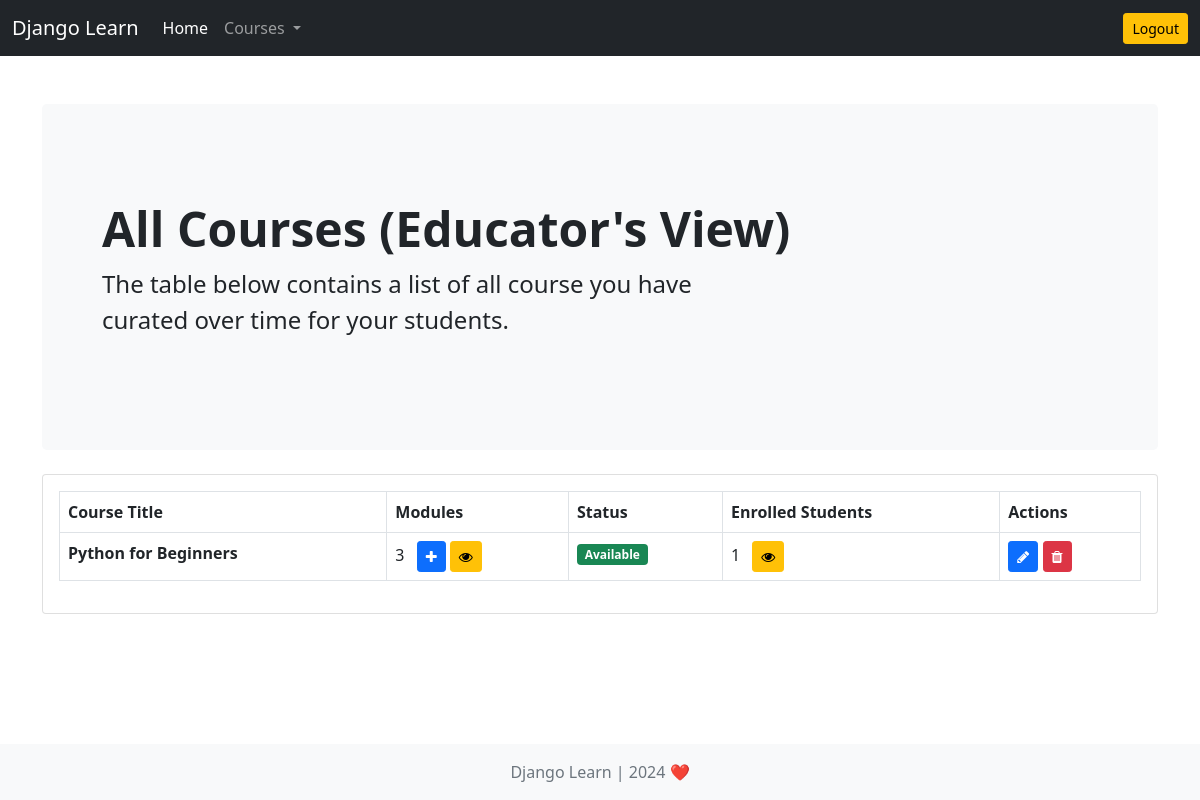
The page /course/all-courses-educator/ (signed in) on the database its author committed.
### course/models.py (models this page shows, shortened)
class Course(models.Model):
    author = models.ForeignKey(User, on_delete=models.DO_NOTHING, null=True)
    title = models.CharField(max_length=100)
    description = models.TextField()
    date_published = models.DateTimeField(auto_now_add=True)
    is_available = models.BooleanField(default=True)

### django_project/decorator.py (the view)
    def wrapper(request, *args, **kwargs):
        user = User.objects.get(id=request.user.id)
        if not user.is_educator:
            messages.warning(request, 'Permission Denied. You are not allowed in there!')
            return redirect('dashboard')
        response = view_func(request, *args, **kwargs)
        return response

### course/views.py (called while the page is built)
@login_required
@only_educator
def all_courses_educator(request):
    courses = Course.objects.all()
    context = {'courses':courses}
    return render(request, 'course/all_courses_educator.html', context)

### django_project/decorator.py (called while the page is built)
def only_educator(view_func):
    def wrapper(request, *args, **kwargs):
        user = User.objects.get(id=request.user.id)
        if not user.is_educator:
            messages.warning(request, 'Permission Denied. You are not allowed in there!')
            return redirect('dashboard')
        response = view_func(request, *args, **kwargs)
        return response
    return wrapper

### templates/course/all_courses_educator.html
{% extends 'base.html' %}
{% load widget_tweaks %}
{% block content %}
<div class="p-5 mb-4 bg-light rounded-3">
    <div class="container-fluid py-5">
        <h1 class="display-5 fw-bold">All Courses (Educator's View)</h1>
        <p class="col-md-8 fs-4">
            The table below contains a list of all course you have curated over time for your students.
        </p>
    </div>
</div>
<div>
    <div class="card">
        <div class="card-body">
            <table class="table table-bordered">
                <thead>
                    <tr>
                        <th scope="col">Course Title</th>
                        <th scope="col">Modules</th>
                        <th scope="col">Status</th>
                        <th scope="col">Enrolled Students</th>
                        <th scope="col">Actions</th>
                    </tr>
                </thead>
                <tbody>
                    {% for course in courses %}
                    <tr>
                        <th>{{course.title}}</th>
                        <td>{{course.module_set.all.count}}
                            <a href="{% url 'add-module' course.pk %}" class="btn btn-primary btn-sm ms-2"><i class="fa fa-plus"></i></a>
                            <a href="{% url 'modules-per-course' course.pk %}" class="btn btn-warning btn-sm"><i class="fa fa-eye"></i></a>
                        </td>
                        {% if course.is_available %}
                        <td><span class="badge bg-success">Available</span></td>
                        {% else %}
                        <td><span class="badge bg-warning">Draft</span></td>
                        {% endif %}
                        <td>{{course.enrolcourse_set.all.count}}
                            <a href="{% url 'students-per-course' course.pk %}" class="btn btn-warning btn-sm ms-2"><i class="fa fa-eye"></i></a>
                        </td>
                        <td>
                            <a href="{% url 'update-course' course.pk %}" class="btn btn-primary btn-sm"><i class="fa fa-pencil"></i></a>
                            <a href="{% url 'delete-course' course.pk %}" class="btn btn-danger btn-sm"><i class="fa fa-trash"></i></a>
                        </td>
                    </tr>
                    {% endfor %}
                </tbody>
            </table>
        </div>
    </div>
</div>
{% endblock content %}

### rows shown on the page
Course: title "Python for Beginners", module_set.all.count "3", is_available "Available", enrolcourse_set.all.count "1"
